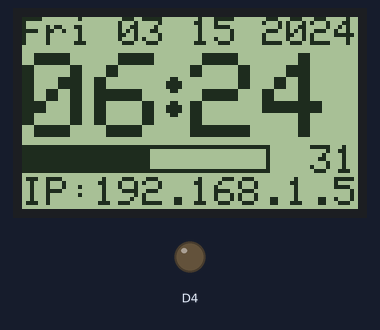
Simulated run of this sketch. Board: ESP8266 (NodeMCU). On the bench: 84×48 one-colour display, output pins drawn as LEDs (lit = HIGH, except the on-board LED, lit = LOW). WiFi joins after 1.5 s; servers stay silent unless stated; random numbers use the default seed unless the sketch sets one; what the sketch prints to the serial monitor is not drawn.

Above: at 1.6 s.
At 10.6 s:
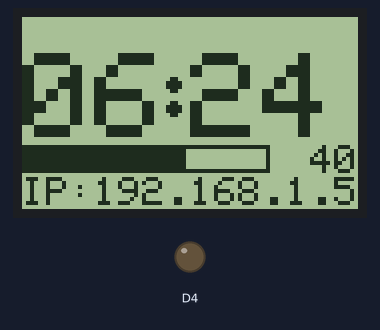
At 19.6 s:
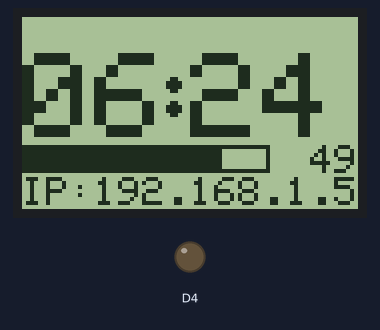
At 38.6 s:
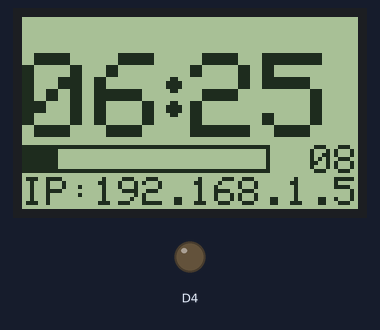
Timing chart, 0 to 40.0 s (numbered marks = the images above):
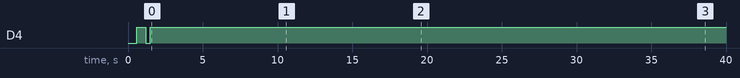

Measured:
- what the display in image 0 shows lasts 1.0 s, from 1.6 s to 2.6 s

The sketch:

WFM_NTPClock_Nokia.ino
```cpp
// (licence header left out)
/*
   ESP8266 Arduino IDE

   WiFi clock for PCD8544 LCD display periodically synchronized with Network
   Time Protocol servers.

   Synchronizes with time.nist.gov which randomly selects from a pool of
   NTP (Network Time Protocol) servers.

   The PCD8544 LCD driver is a fork of the Adafruit driver with changes for the ESP8266.
   Be sure to use the esp8266 branch!

   https://github.com/bbx10/Adafruit-PCD8544-Nokia-5110-LCD-library/tree/esp8266

   The Time library provides date and time with external date time sources. The library
   requests UTC date and time from a Network Time Protocol (NTP) server every 5 minutes.
   In between calls to the NTP server, the library uses the millis() function to update
   the date and time. The NTP part of this program is based on the Time_NTP example.

   https://github.com/PaulStoffregen/Time

   The Adafruit_GFX library should be installed using the Arduino IDE Library manager.
   No changes are needed for the ESP8266.

*/
// Libraries needed for WiFi Manager
#include <WiFiManager.h>
#include <ESP8266WebServer.h>
#include <WiFiClient.h>
#include <DNSServer.h>

// Libraries used for NTP clock
#include <ESP8266WiFi.h>
#include <WiFiUdp.h>
#include <Time.h>

// Libraries needed for display
#include <SPI.h>
#include <Adafruit_GFX.h>
#include <Adafruit_PCD8544.h>


//for LED status
#include <Ticker.h>
Ticker ticker;

// Timekeeping
/* Don't hardwire the IP address or we won't get the benefits of the pool.
    Lookup the IP address for the host name instead */
static const char ntpServerName[] = "time.nist.gov";
static const char tzName[] = "Eastern";
static const int timeZone = -4;  // Eastern Standard Time (USA)
// -4 for DST, -5 for non DST


void tick()
{
  //toggle state
  int state = digitalRead(BUILTIN_LED);  // get the current state of GPIO1 pin
  digitalWrite(BUILTIN_LED, !state);     // set pin to the opposite state
}

//gets called when WiFiManager enters configuration mode
void configModeCallback (WiFiManager *myWiFiManager) {
  Serial.println("Entered config mode");
  Serial.println(WiFi.softAPIP());
  //if you used auto generated SSID, print it
  Serial.println(myWiFiManager->getConfigPortalSSID());
  //entered config mode, make led toggle faster
  ticker.attach(0.2, tick);
}


WiFiUDP Udp;
uint16_t localPort;  // local port to listen for UDP packets

// pins
const int8_t RST_PIN = D2;
const int8_t CE_PIN = D1;
const int8_t DC_PIN = D6;
//const int8_t DIN_PIN = D7;  // Uncomment for Software SPI
//const int8_t CLK_PIN = D5;  // Uncomment for Software SPI
const int8_t BL_PIN = D0;
Adafruit_PCD8544 display = Adafruit_PCD8544(DC_PIN, CE_PIN, RST_PIN);

/*   RSSI of wifiMgr connection attempt
*/
long rssi;
int8_t graph[83];
uint8_t i, col, pos = 0;
bool scroll = false;

void setup()
{
  Serial.begin(115200);


  //set led pin as output
  pinMode(BUILTIN_LED, OUTPUT);
  // start ticker with 0.5 because we start in AP mode and try to connect
  ticker.attach(0.6, tick);

  //WiFiManager
  //Local intialization. Once its business is done, there is no need to keep it around
  WiFiManager wifiManager;

  //wifiManager.resetSettings();

  //set callback that gets called when connecting to previous WiFi fails, and enters Access Point mode
  wifiManager.setAPCallback(configModeCallback);

  //fetches ssid and pass and tries to connect
  //if it does not connect it starts an access point with the specified name
  //here  "AutoConnectAP"
  //and goes into a blocking loop awaiting configuration
  if (!wifiManager.autoConnect()) {
    Serial.println("failed to connect and hit timeout");
    //reset and try again, or maybe put it to deep sleep
    ESP.reset();
    delay(1000);
  }

  //if you get here you have connected to the WiFi
  Serial.println("connected...yeey :)");
  ticker.detach();
  //keep LED on
  digitalWrite(BUILTIN_LED, HIGH);

  // Initialize LCD
  display.begin();
  display.setContrast(55);
  display.setTextSize(2);
  display.setTextColor(BLACK);
  display.clearDisplay();
  display.display();

  Serial.print(F("IP number assigned by DHCP is "));
  Serial.println(WiFi.localIP());

  // Seed random with values unique to this device
  uint8_t macAddr[6];
  WiFi.macAddress(macAddr);
  uint32_t seed1 =
    (macAddr[5] << 24) | (macAddr[4] << 16) |
    (macAddr[3] << 8)  | macAddr[2];
  randomSeed(WiFi.localIP() + seed1 + micros());
  localPort = random(1024, 65535);

  Serial.println(F("Starting UDP"));
  Udp.begin(localPort);
  Serial.print(F("Local port: "));
  Serial.println(Udp.localPort());
  Serial.println(F("waiting for sync"));


  setSyncProvider(getNtpTime);
  setSyncInterval(5 * 60);


  // If the analogWrite is moved up too early in setup(), it triggers
  // a crash. Works OK here.
  // If crashing persists, turn the backlight on using digitalWrite
  // like this.
  // pinMode(15, OUTPUT);
  // digitalWrite(15, HIGH);
  // Backlight control on pin 15 at 25% (256/1024).
  //  analogWrite(15, 256);
}

void loop()
{
  static time_t prevDisplay = 0; // when the digital clock was displayed
  timeStatus_t ts = timeStatus();

  switch (ts) {
    case timeNeedsSync:
    case timeSet:
      if (now() != prevDisplay) { //update the display only if time has changed
        prevDisplay = now();
        digitalClockDisplay();
        if (ts == timeNeedsSync) {
          Serial.println(F("time needs sync"));
        }
      }
      break;
    case timeNotSet:
      Serial.println(F("Time not set"));
      delay(1000);                      //Missing delay here to prevent flooding of serial comm
      now();
      break;
    default:
      break;
  }
}

const uint8_t SKINNY_COLON[] PROGMEM = {
  B00000000,
  B00000000,
  B01100000,
  B11110000,
  B11110000,
  B01100000,
  B00000000,
  B00000000,
  B01100000,
  B11110000,
  B11110000,
  B01100000,
  B00000000,
  B00000000,
};

void digitalClockDisplay() {
  tmElements_t tm;
  char *dayOfWeek;

  breakTime(now(), tm);
  dayOfWeek = dayShortStr(tm.Wday);
  // digital clock display of the time
  Serial.printf("%s %02d %02d %04d %02d:%02d:%02d\r\n",
                dayOfWeek, tm.Month, tm.Day, tm.Year + 1970,
                tm.Hour, tm.Minute, tm.Second);

  display.clearDisplay();
  display.setTextSize(1);
  display.setTextWrap(false);
  display.printf("%s %02d %02d %04d\n",
                 dayOfWeek, tm.Month, tm.Day, tm.Year + 1970);
  display.setTextSize(3);
  display.setCursor(0, 9);
  display.printf("%02d", tm.Hour);
  display.drawBitmap(36, 13, SKINNY_COLON, 4, 14, 1); //prev 37, 14
  display.setCursor(42, 9);
  display.printf("%02d", tm.Minute);
  //  display.drawBitmap(54, 16, SKINNY_COLON, 4, 14, 1);
  display.setCursor(72, 32);
  display.setTextSize(1);
  display.printf("%02d", tm.Second);

  display.setCursor(0, 40);
  display.setTextSize(1);
  display.print("IP:");
  display.println(WiFi.localIP());
  display.drawRect(0, 32, 62, 7, BLACK);
  display.fillRect(1, 32, (tm.Second), 7, BLACK);      // draw seconds graphic timer across bottom


  //  display.print(tzName);    //Didn't want the Timezone name to be displayed.
  display.display();
}

/*-------- NTP code ----------*/

const int NTP_PACKET_SIZE = 48; // NTP time is in the first 48 bytes of message
byte packetBuffer[NTP_PACKET_SIZE]; //buffer to hold incoming & outgoing packets

time_t getNtpTime()
{
  IPAddress timeServerIP; // time.nist.gov NTP server address

  while (Udp.parsePacket() > 0) ; // discard any previously received packets
  Serial.print(F("Transmit NTP Request "));
  //get a random server from the pool
  WiFi.hostByName(ntpServerName, timeServerIP);
  Serial.println(timeServerIP);

  sendNTPpacket(timeServerIP);
  uint32_t beginWait = millis();
  while ((millis() - beginWait) < 1500) {
    int size = Udp.parsePacket();
    if (size >= NTP_PACKET_SIZE) {
      Serial.println(F("Receive NTP Response"));
      Udp.read(packetBuffer, NTP_PACKET_SIZE);  // read packet into the buffer
      unsigned long secsSince1900;
      // convert four bytes starting at location 40 to a long integer
      secsSince1900 =  (unsigned long)packetBuffer[40] << 24;
      secsSince1900 |= (unsigned long)packetBuffer[41] << 16;
      secsSince1900 |= (unsigned long)packetBuffer[42] << 8;
      secsSince1900 |= (unsigned long)packetBuffer[43];
      return secsSince1900 - 2208988800UL + (timeZone * SECS_PER_HOUR);
    }
  }
  Serial.println(F("No NTP Response :-("));
  return 0; // return 0 if unable to get the time
}

// send an NTP request to the time server at the given address
void sendNTPpacket(IPAddress &address)
{
  // set all bytes in the buffer to 0
  memset(packetBuffer, 0, NTP_PACKET_SIZE);
  // Initialize values needed to form NTP request
  // (see URL above for details on the packets)
  packetBuffer[0] = 0b11100011;   // LI, Version, Mode
  packetBuffer[1] = 0;     // Stratum, or type of clock
  packetBuffer[2] = 6;     // Polling Interval
  packetBuffer[3] = 0xEC;  // Peer Clock Precision
  // 8 bytes of zero for Root Delay & Root Dispersion
  packetBuffer[12]  = 49;
  packetBuffer[13]  = 0x4E;
  packetBuffer[14]  = 49;
  packetBuffer[15]  = 52;
  // all NTP fields have been given values, now
  // you can send a packet requesting a timestamp:
  Udp.beginPacket(address, 123); //NTP requests are to port 123
  Udp.write(packetBuffer, NTP_PACKET_SIZE);
  Udp.endPacket();
}
```
